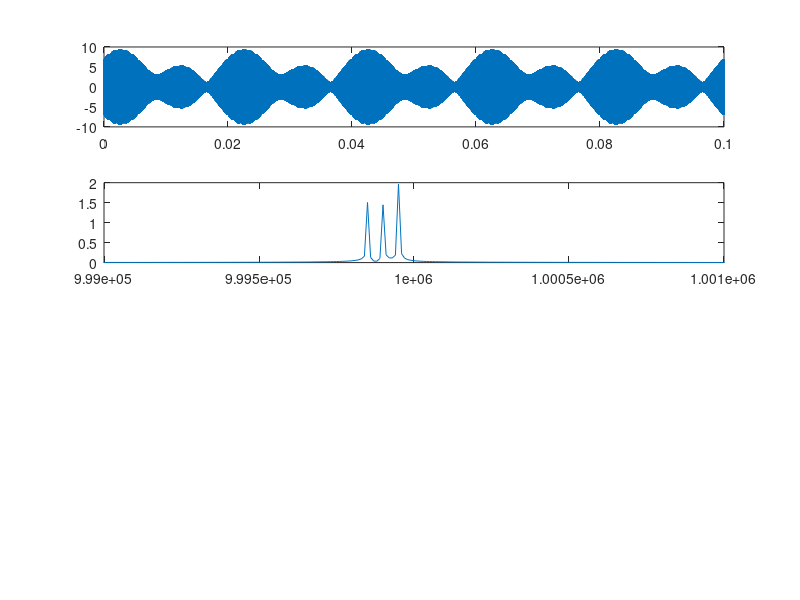

This figure's MATLAB source:
function x = Exercise_One_B()
fs = 10000000;
t = 0:1/fs:0.1;
message_signal = 4*cos(100*pi*t) + 3*sin(200*pi*t) + 3*sin(300*pi*t);
%hilbert_transform_message_signal = 4*sin(100*pi*t) - 3*cos(200*pi*t) - 4*cos(100*pi*t);
hilbert_transform_message_signal = hilbert(message_signal);
carrier_signal_one = cos(2*pi*1000000*t);
carrier_signal_two = sin(2*pi*1000000*t);

modulated_signal = (message_signal .* carrier_signal_one) + (imag(hilbert_transform_message_signal) .* carrier_signal_two);
%modulated_signal = ((4*cos(100*pi*t).*cos(2*pi*1000000*t)) + (3*sin(200*pi*t).*sin(2*pi*1000000*t)) + (3*sin(300*pi*t).*sin(2*pi*1000000*t))) + ((4*sin(100*pi*t).*sin(2*pi*1000000*t)) - (3*cos(200*pi*t).*cos(2*pi*1000000*t)) - (4*cos(100*pi*t).*cos(2*pi*1000000*t)));
subplot(4,1,1);
plot(t,modulated_signal);
set(gca,'XLim',[0 0.1]);

M = fftshift(fft(modulated_signal)); 
n = length(modulated_signal) - 1;
df = fs/n;
f = -fs/2:df:fs/2;
subplot(4,1,2);
plot(f,abs(M)/n);
set(gca,'XLim',[999000 1001000]);
end
